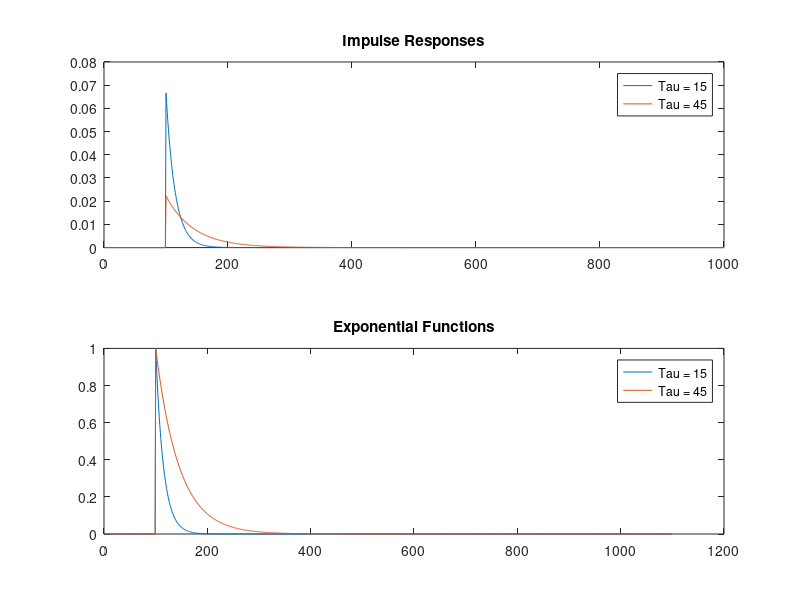
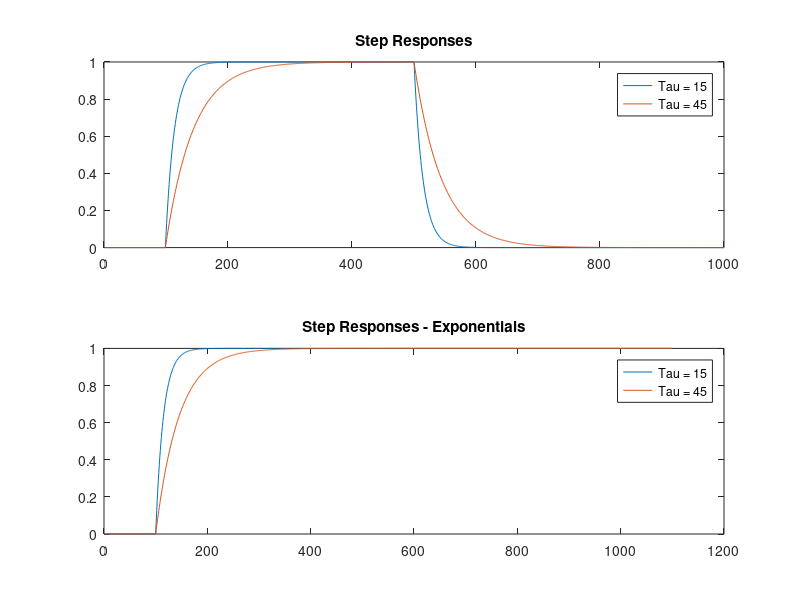
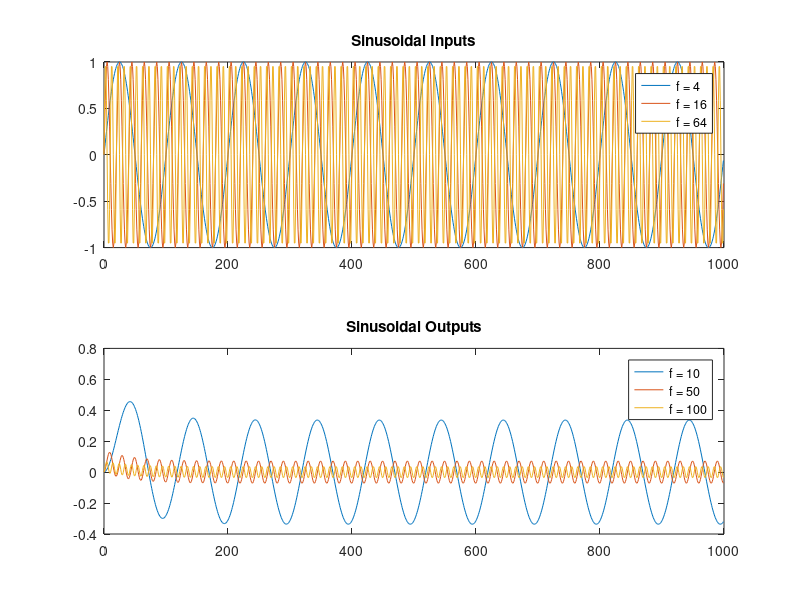
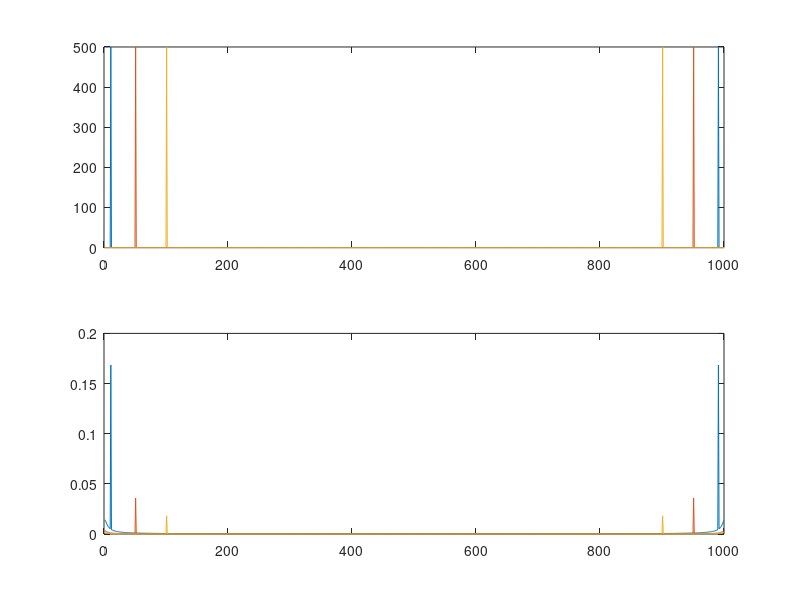

Reproduce these figures in MATLAB, in order.
% V1 and Direction Selectivity
% Robert Woodry
% Perception HW4

%% 1A)
% Recursive Temporal Filter
% Compute the impulse response at t = 100
deltaT = 1;         % Time constant, ms
duration = 1000;    % ms

% Initialize arrays
ts = [0:deltaT:duration-deltaT]; %#ok<NBRAK> 
x = zeros(size(ts));
x(100) = 1;

% Compute & plot the IRs for two different tau values. Plot exponentials as
% well
tau = 15;

ys = zeros(size(ts));
y1 = 0;

for t = 1:length(ts)
    deltaY1 = (deltaT/tau) * (-y1 + x(t));
    y1 = y1 + deltaY1;
    ys(t) = y1;
end

tau2 = 45;

ys2 = zeros(size(ts));
y1 = 0;

for t = 1:length(ts)
    deltaY1 = (deltaT/tau2) * (-y1 + x(t));
    y1 = y1 + deltaY1;
    ys2(t) = y1;
end

figure(1); subplot(2, 1, 1);
plot(ys); hold on; plot(ys2);
legend('Tau = 15', 'Tau = 45'); title("Impulse Responses")
hold off;

% Plot the corresponding exponentials
subplot(2, 1, 2);
e1 = [zeros(1, 99), exp(-ts/tau)];
e2 = [zeros(1, 99), exp(-ts/tau2)];

plot(e1); hold on; plot(e2); hold off;
title("Exponential Functions"); legend("Tau = 15", "Tau = 45");

%% 1B)
% Compute and plot the step response

deltaT = 1;         % Time constant, ms
duration = 1000;    % ms

% Initialize arrays
ts = [0:deltaT:duration-deltaT]; %#ok<NBRAK> 
x = zeros(size(ts));
x(100:500) = 1;

step1 = [zeros(1, 99), 1 - exp(-ts/tau)];
step2 = [zeros(1, 99), 1 - exp(-ts/tau2)];

% Compute & plot the SRs for two different tau values. Plot exponentials as
% well
tau1 = 15;

ys1 = zeros(size(ts));
y1 = 0;

for t = 1:length(ts)
    deltaY1 = (deltaT/tau1) * (-y1 + x(t));
    y1 = y1 + deltaY1;
    ys1(t) = y1;
end

tau2 = 45;

ys2 = zeros(size(ts));
y1 = 0;

for t = 1:length(ts)
    deltaY1 = (deltaT/tau2) * (-y1 + x(t));
    y1 = y1 + deltaY1;
    ys2(t) = y1;
end

figure(2); subplot(2, 1, 1);
plot(ys1); hold on; plot(ys2);
legend('Tau = 15', 'Tau = 45'); title("Step Responses")
hold off;

subplot(2, 1, 2); 
plot(step1); hold on; plot(step2);
legend('Tau = 15', 'Tau = 45'); title("Step Responses - Exponentials")
hold off;

%% 1C)
% Compute and plot the responses to sinusoidal inputs
% y = h(w)x(w) = x(w) / (1 + d(w))
tau1 = 45;

ys1 = zeros(size(ts));
ys2 = zeros(size(ts));
ys3 = zeros(size(ts));
y1 = 0;
y2 = 0;
y3 = 0;

freq1 = 10;
freq2 = 50;
freq3 = 100;
sinusoid1 = sin(2 * pi * freq1 * ts/1000);
sinusoid2 = sin(2 * pi * freq2 * ts/1000); 
sinusoid3 = sin(2 * pi * freq3 * ts/1000);

figure(3);
subplot(2, 1, 1);
plot(ts, sinusoid1);
title("Sinusoidal Inputs")
hold on;
plot(ts, sinusoid2);
plot(ts, sinusoid3);
hold off;
legend("f = 4", "f = 16", "f = 64");

for t = 1:length(ts)
    % Sinusoid 1
    deltaY1 = (deltaT/tau1) * (-y1 + sinusoid1(t));
    y1 = y1 + deltaY1;
    ys1(t) = y1;

    % Sinusoid 2
    deltaY2 = (deltaT/tau1) * (-y2 + sinusoid2(t));
    y2 = y2 + deltaY2;
    ys2(t) = y2;

    % Sinusoid 3
    deltaY3 = (deltaT/tau1) * (-y3 + sinusoid3(t));
    y3 = y3 + deltaY3;
    ys3(t) = y3;
end

subplot(2, 1, 2);
plot(ts, ys1);
title("Sinusoidal Outputs")
hold on;
plot(ts, ys2);
plot(ts, ys3);
hold off;
legend("f = 10", "f = 50", "f = 100");

% TODO: COMPUTE FREQUENCY RESPONSE OF IIR FILTER
figure(4)
subplot(2, 1, 1);
plot(abs(fft(sinusoid1)));
hold on;
plot(abs(fft(sinusoid2)));
plot(abs(fft(sinusoid3)));
hold off;

subplot(2, 1, 2);
plot(abs(fft(ys1)/1000));
hold on;
plot(abs(fft(ys2)/1000));
plot(abs(fft(ys3)/1000));
hold off;

figure(5);
subplot(2, 1, 1);
exp_amps1 = abs(fft(sinusoid1))/ (1 + tau1 * 2 * pi * freq1);
exp_amps2 = abs(fft(sinusoid2))/ (1 + tau1 * 2 * pi * freq2);
exp_amps3 = abs(fft(sinusoid3))/ (1 + tau1 * 2 * pi * freq3);
plot(exp_amps1); hold on; plot(exp_amps2); plot(exp_amps3);hold off;


subplot(2, 1, 2);
plot(ifft(exp_amps1)*1000); hold on; 
plot((ifft(exp_amps2))*1000);
plot(ifft(exp_amps3)*1000);
xlim([0 1000]);
hold off;


